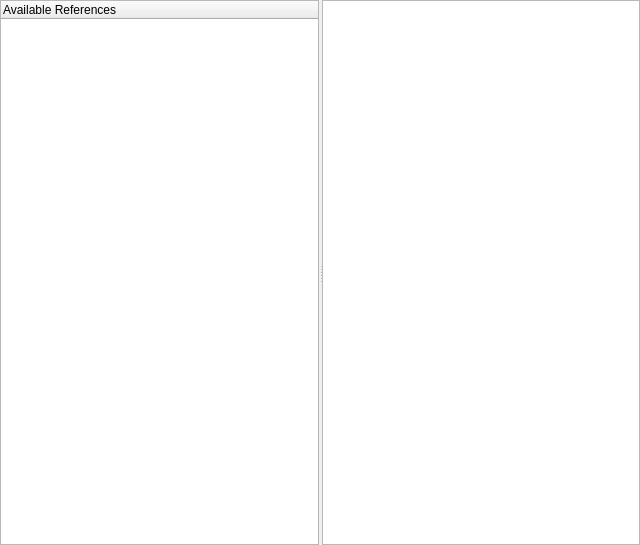
<?xml version="1.0" encoding="UTF-8"?>
<ui version="4.0">
 <class>ReferenceExporterPage</class>
 <widget class="QWizardPage" name="ReferenceExporterPage">
  <property name="geometry">
   <rect>
    <x>0</x>
    <y>0</y>
    <width>640</width>
    <height>545</height>
   </rect>
  </property>
  <property name="sizePolicy">
   <sizepolicy hsizetype="Expanding" vsizetype="Expanding">
    <horstretch>0</horstretch>
    <verstretch>0</verstretch>
   </sizepolicy>
  </property>
  <property name="windowTitle">
   <string>Export References</string>
  </property>
  <property name="title">
   <string>Export References</string>
  </property>
  <layout class="QVBoxLayout" name="verticalLayout_2">
   <property name="spacing">
    <number>0</number>
   </property>
   <property name="margin">
    <number>0</number>
   </property>
   <item>
    <widget class="QSplitter" name="splitter">
     <property name="sizePolicy">
      <sizepolicy hsizetype="Expanding" vsizetype="Expanding">
       <horstretch>0</horstretch>
       <verstretch>0</verstretch>
      </sizepolicy>
     </property>
     <property name="orientation">
      <enum>Qt::Horizontal</enum>
     </property>
     <property name="handleWidth">
      <number>3</number>
     </property>
     <property name="childrenCollapsible">
      <bool>false</bool>
     </property>
     <widget class="QWidget" name="layoutWidget">
      <layout class="QVBoxLayout" name="referenceListLayout">
       <property name="spacing">
        <number>0</number>
       </property>
       <item>
        <widget class="QTreeWidget" name="references">
         <property name="indentation">
          <number>0</number>
         </property>
         <property name="itemsExpandable">
          <bool>false</bool>
         </property>
         <attribute name="headerVisible">
          <bool>true</bool>
         </attribute>
         <column>
          <property name="text">
           <string>Available References</string>
          </property>
         </column>
        </widget>
       </item>
      </layout>
     </widget>
     <widget class="QWidget" name="verticalLayoutWidget">
      <layout class="QVBoxLayout" name="exportLayout">
       <property name="spacing">
        <number>0</number>
       </property>
       <item>
        <widget class="QTextEdit" name="entriesEdit"/>
       </item>
      </layout>
     </widget>
    </widget>
   </item>
  </layout>
 </widget>
 <resources/>
 <connections/>
</ui>
